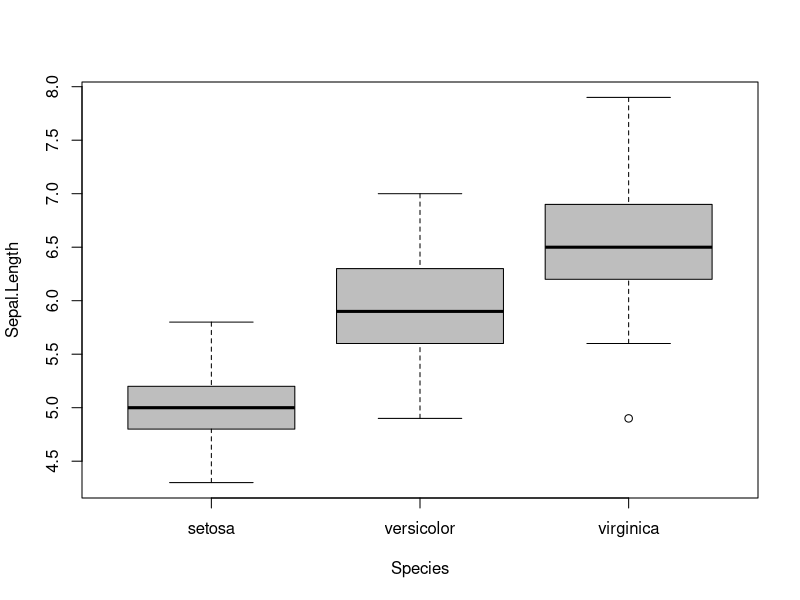
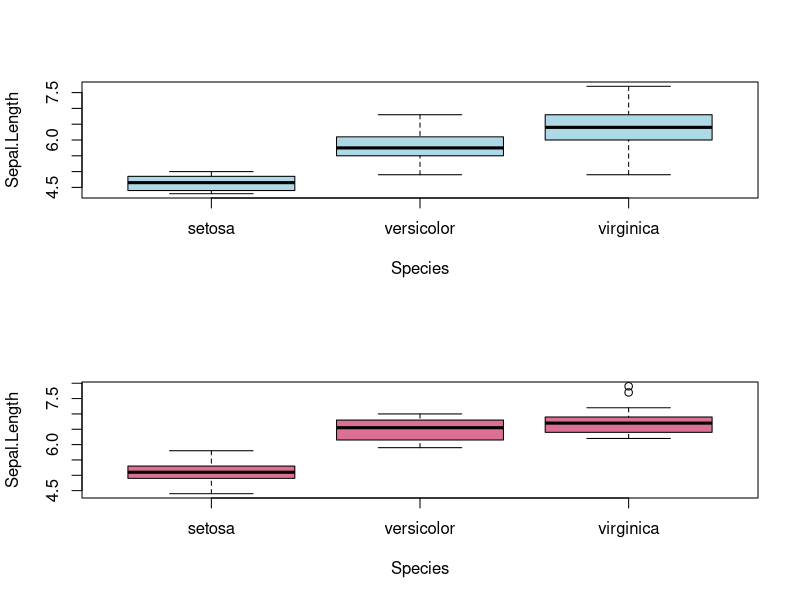
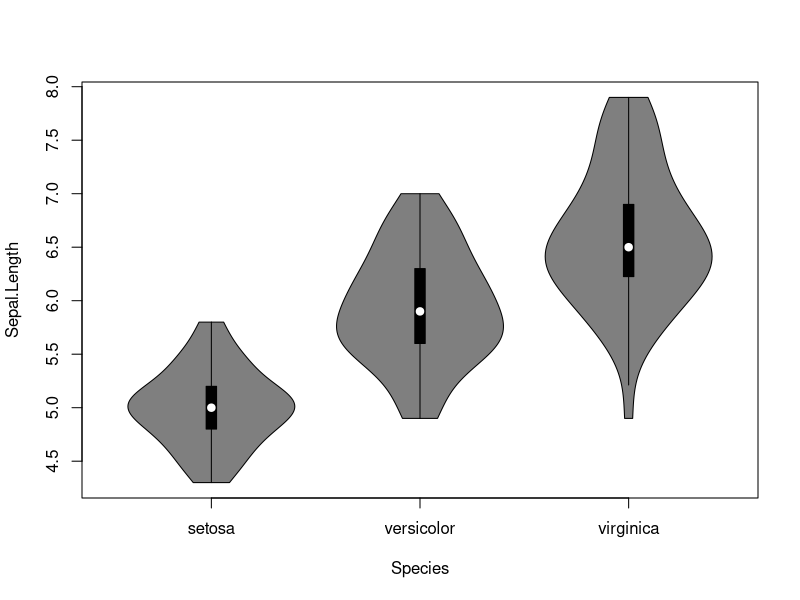
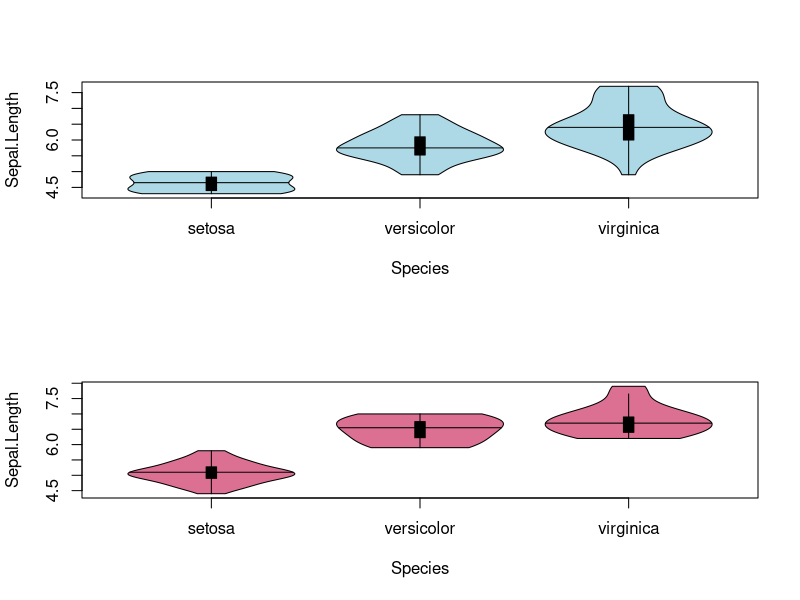
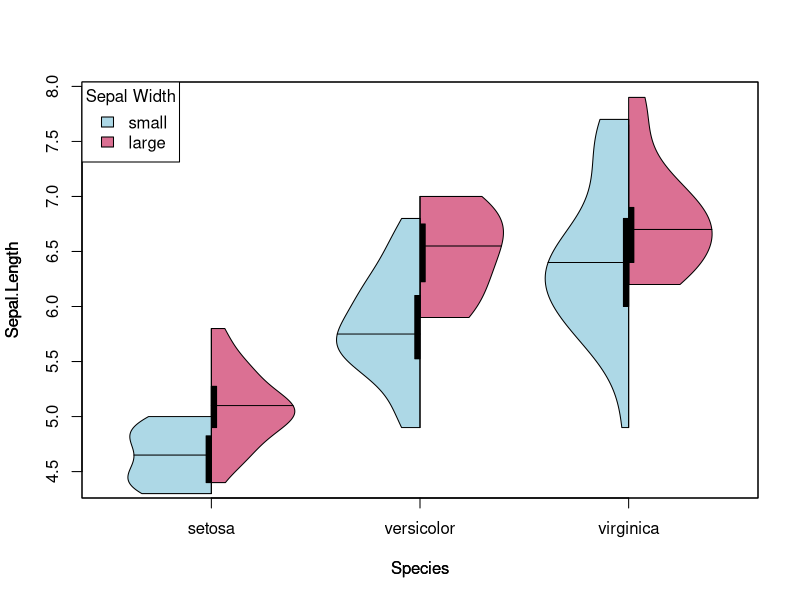
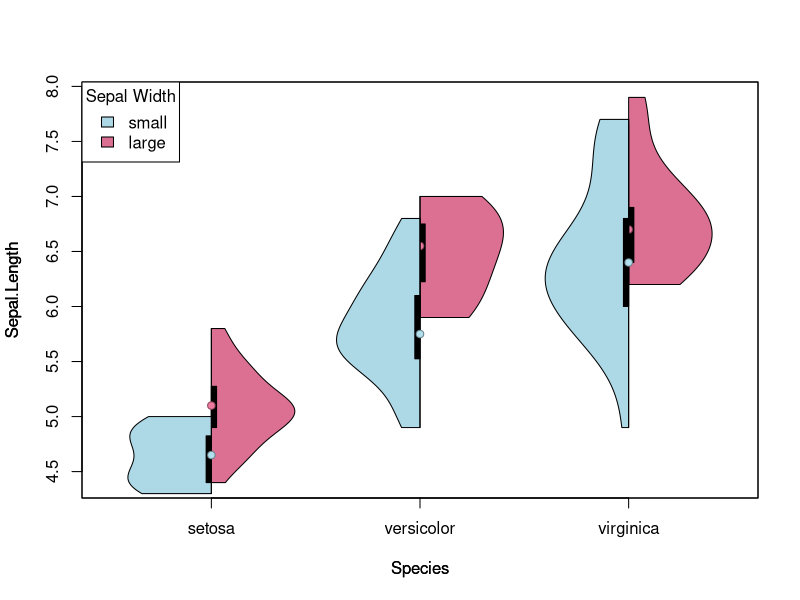
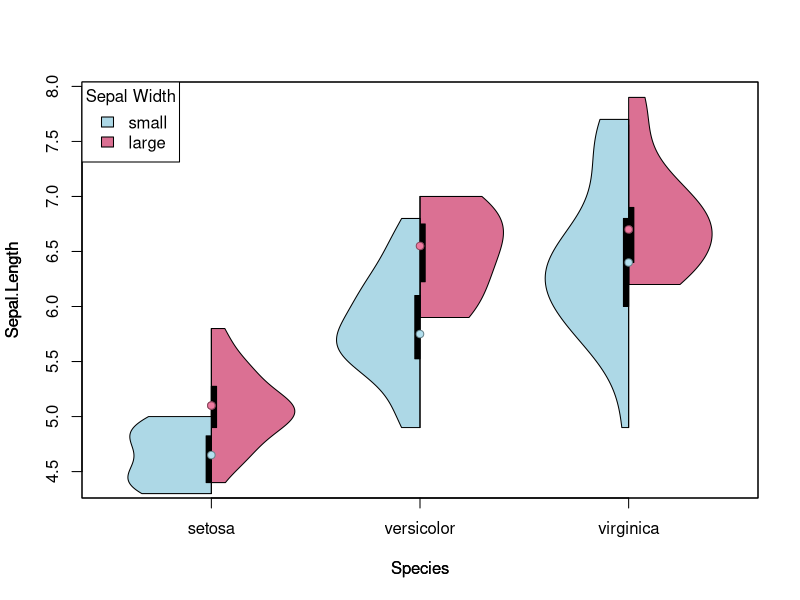
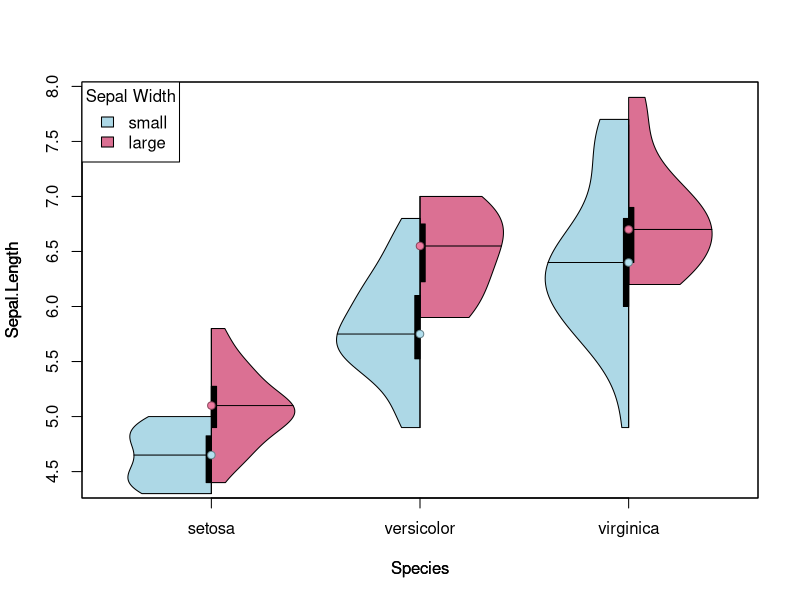

Source code (R) for these figures, in order:
## ---- chunk 1
library("vioplot")
## ---- chunk 2
data(iris)
summary(iris$Sepal.Width)
table(iris$Sepal.Width > mean(iris$Sepal.Width))
iris_large <- iris[iris$Sepal.Width > mean(iris$Sepal.Width), ]
iris_small <- iris[iris$Sepal.Width <= mean(iris$Sepal.Width), ]
## ---- chunk 3
boxplot(Sepal.Length~Species, data=iris, col="grey")
## ---- chunk 4
{
  par(mfrow=c(2,1))
boxplot(Sepal.Length~Species, data=iris_small, col = "lightblue")
boxplot(Sepal.Length~Species, data=iris_large, col = "palevioletred")
par(mfrow=c(1,1))
}
## ---- chunk 5
vioplot(Sepal.Length~Species, data=iris)
## ---- chunk 6
{
  par(mfrow=c(2,1))
vioplot(Sepal.Length~Species, data=iris_small, col = "lightblue", plotCentre = "line")
vioplot(Sepal.Length~Species, data=iris_large, col = "palevioletred", plotCentre = "line")
par(mfrow=c(1,1))
}
## ---- chunk 7
vioplot(Sepal.Length~Species, data=iris_large, col = "palevioletred", plotCentre = "line", side = "right")
vioplot(Sepal.Length~Species, data=iris_small, col = "lightblue", plotCentre = "line", side = "left", add = T)
title(xlab = "Species", ylab = "Sepal Length")
legend("topleft", fill = c("lightblue", "palevioletred"), legend = c("small", "large"), title = "Sepal Width")
## ---- chunk 8
vioplot(Sepal.Length~Species, data=iris_large, col = "palevioletred", plotCentre = "point", side = "right", pchMed = 21, colMed = "palevioletred4", colMed2 = "palevioletred2")
vioplot(Sepal.Length~Species, data=iris_small, col = "lightblue", plotCentre = "point", side = "left", pchMed = 21, colMed = "lightblue4", colMed2 = "lightblue2", add = T)
title(xlab = "Species", ylab = "Sepal Length")
legend("topleft", fill = c("lightblue", "palevioletred"), legend = c("small", "large"), title = "Sepal Width")
## ---- chunk 9
vioplot(Sepal.Length~Species, data=iris_large, col = "palevioletred", plotCentre = "point", side = "right", pchMed = 21, colMed = "palevioletred4", colMed2 = "palevioletred2")
vioplot(Sepal.Length~Species, data=iris_small, col = "lightblue", plotCentre = "point", side = "left", pchMed = 21, colMed = "lightblue4", colMed2 = "lightblue2", add = T)
points(1:length(levels(iris$Species)), as.numeric(sapply(levels(iris$Species), function(species) median(iris_large[grep(species, iris_large$Species),]$Sepal.Length))), pch = 21, col = "palevioletred4", bg = "palevioletred2")
title(xlab = "Species", ylab = "Sepal Length")
legend("topleft", fill = c("lightblue", "palevioletred"), legend = c("small", "large"), title = "Sepal Width")
## ---- chunk 10
vioplot(Sepal.Length~Species, data=iris_large, col = "palevioletred", plotCentre = "line", side = "right", pchMed = 21, colMed = "palevioletred4", colMed2 = "palevioletred2")
vioplot(Sepal.Length~Species, data=iris_small, col = "lightblue", plotCentre = "line", side = "left", pchMed = 21, colMed = "lightblue4", colMed2 = "lightblue2", add = T)
points(1:length(levels(iris$Species)), as.numeric(sapply(levels(iris$Species), function(species) median(iris_large[grep(species, iris_large$Species),]$Sepal.Length))), pch = 21, col = "palevioletred4", bg = "palevioletred2")
points(1:length(levels(iris$Species)), as.numeric(sapply(levels(iris$Species), function(species) median(iris_small[grep(species, iris_small$Species),]$Sepal.Length))), pch = 21, col = "lightblue4", bg = "lightblue2")
title(xlab = "Species", ylab = "Sepal Length")
legend("topleft", fill = c("lightblue", "palevioletred"), legend = c("small", "large"), title = "Sepal Width")
